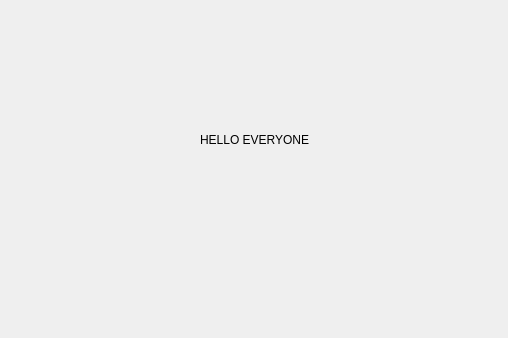
<?xml version="1.0" encoding="UTF-8"?>
<ui version="4.0">
 <class>Dialog</class>
 <widget class="QDialog" name="Dialog">
  <property name="geometry">
   <rect>
    <x>0</x>
    <y>0</y>
    <width>508</width>
    <height>338</height>
   </rect>
  </property>
  <property name="windowTitle">
   <string>Dialog</string>
  </property>
  <widget class="QLabel" name="label">
   <property name="geometry">
    <rect>
     <x>200</x>
     <y>130</y>
     <width>131</width>
     <height>20</height>
    </rect>
   </property>
   <property name="text">
    <string>HELLO EVERYONE</string>
   </property>
  </widget>
 </widget>
 <resources/>
 <connections/>
</ui>
